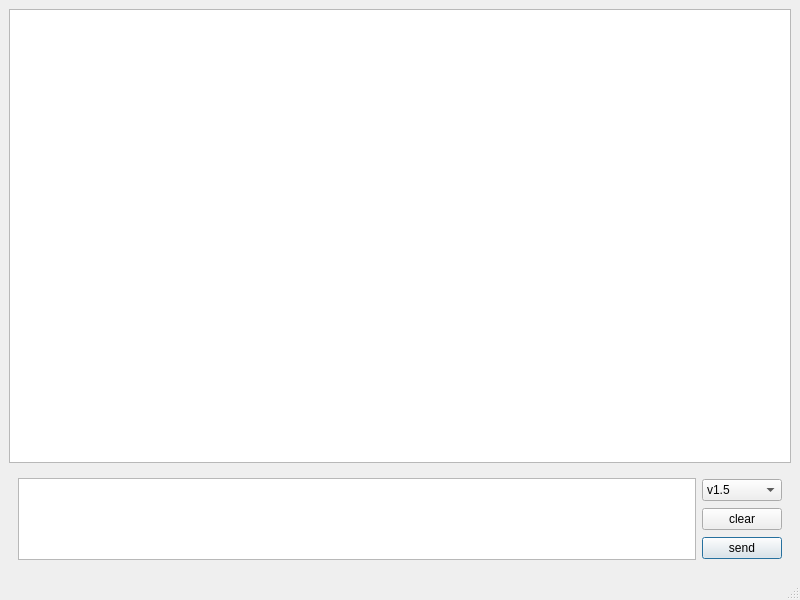
<?xml version="1.0" encoding="UTF-8"?>
<ui version="4.0">
 <class>MainWindow</class>
 <widget class="QMainWindow" name="MainWindow">
  <property name="geometry">
   <rect>
    <x>0</x>
    <y>0</y>
    <width>800</width>
    <height>600</height>
   </rect>
  </property>
  <property name="windowTitle">
   <string>MainWindow</string>
  </property>
  <widget class="QWidget" name="centralwidget">
   <layout class="QVBoxLayout" name="verticalLayout">
    <item>
     <widget class="QPlainTextEdit" name="txt_recv">
      <property name="maximumBlockCount">
       <number>8192</number>
      </property>
     </widget>
    </item>
    <item>
     <widget class="QWidget" name="widget" native="true">
      <property name="maximumSize">
       <size>
        <width>16777215</width>
        <height>100</height>
       </size>
      </property>
      <layout class="QHBoxLayout" name="horizontalLayout">
       <item>
        <widget class="QPlainTextEdit" name="txt_send">
         <property name="maximumSize">
          <size>
           <width>16777215</width>
           <height>100</height>
          </size>
         </property>
         <property name="maximumBlockCount">
          <number>8192</number>
         </property>
        </widget>
       </item>
       <item>
        <layout class="QVBoxLayout" name="verticalLayout_2">
         <item>
          <widget class="QComboBox" name="comboBox_version">
           <property name="currentText">
            <string>v1.5</string>
           </property>
           <item>
            <property name="text">
             <string>v1.5</string>
            </property>
           </item>
           <item>
            <property name="text">
             <string>v2</string>
            </property>
           </item>
          </widget>
         </item>
         <item>
          <widget class="QPushButton" name="btn_clear">
           <property name="text">
            <string>clear</string>
           </property>
          </widget>
         </item>
         <item>
          <widget class="QPushButton" name="btn_send">
           <property name="text">
            <string>send</string>
           </property>
           <property name="autoDefault">
            <bool>true</bool>
           </property>
           <property name="default">
            <bool>true</bool>
           </property>
          </widget>
         </item>
        </layout>
       </item>
      </layout>
     </widget>
    </item>
   </layout>
  </widget>
  <widget class="QMenuBar" name="menubar">
   <property name="geometry">
    <rect>
     <x>0</x>
     <y>0</y>
     <width>800</width>
     <height>21</height>
    </rect>
   </property>
  </widget>
  <widget class="QStatusBar" name="statusbar"/>
 </widget>
 <resources/>
 <connections/>
</ui>
